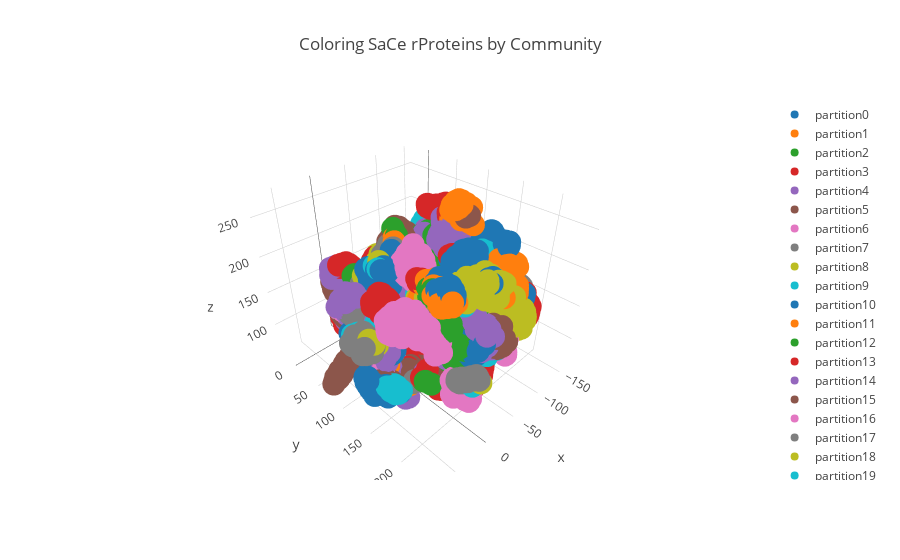

Write notebook code for a chart like this one.
### Markdown cell above
### """The resolution limit of modularity is a well studied phenomenon that imposes a limit on the size of the smallest community one can obtain by modularity optimisation."""

Lambiotte, R., Delvenne, J.-C., & Barahona, M. (2008). Laplacian Dynamics and Multiscale Modular Structure in Networks, 1–29. https://doi.org/10.1109/TNSE.2015.2391998

### Code cell
louvain5, df = plot_louvain(5, G_SaCe_rPro)
